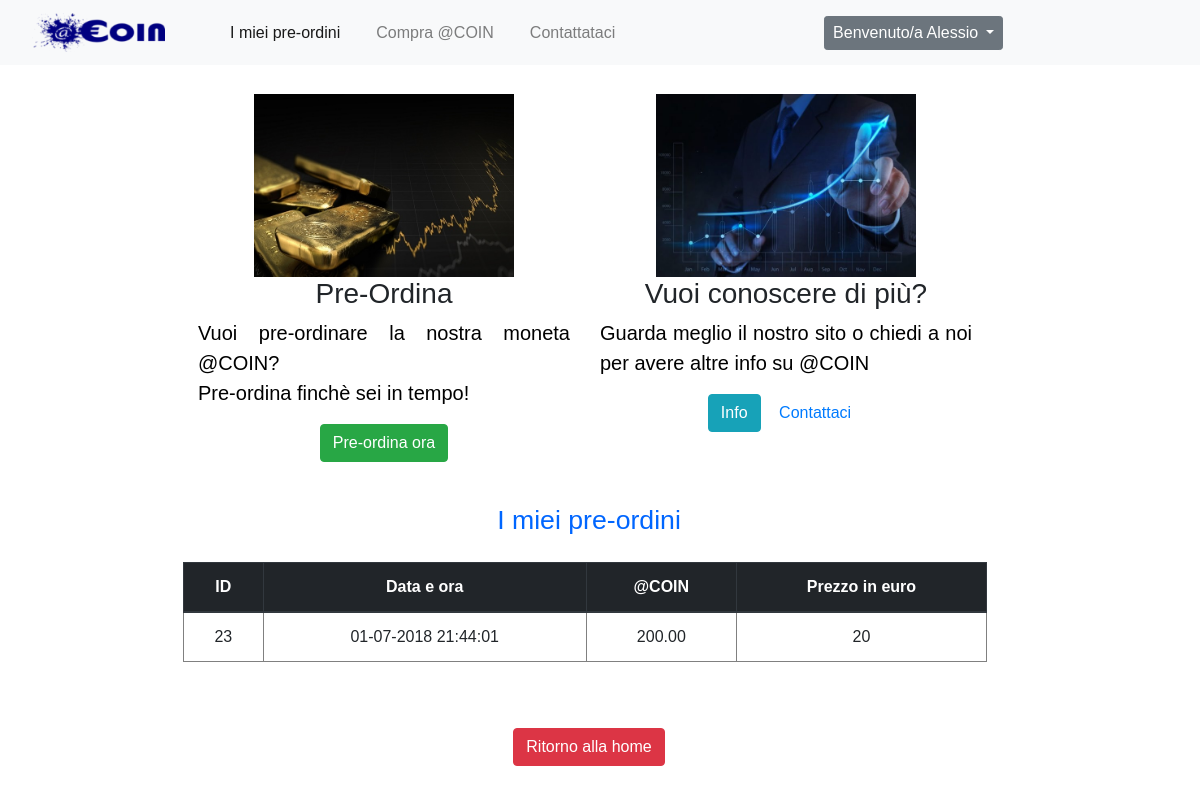
The app's page /php/visualizzazione.php (signed in) with its own data.
### tables this page shows
CREATE TABLE IF NOT EXISTS `Ordini` (
  `ID_ordine` int(11) NOT NULL AUTO_INCREMENT,
  `dataOra` timestamp NOT NULL DEFAULT CURRENT_TIMESTAMP ON UPDATE CURRENT_TIMESTAMP,
  `coin` decimal(10,2) NOT NULL,
  `prezzo_unitario_euro` decimal(10,2) NOT NULL,
  `ID_cliente` int(11) DEFAULT NULL,
  PRIMARY KEY (`ID_ordine`)
);

### php/visualizzazione.php (the view, shortened to what this page needs)
<!doctype html>
<html>
<head>
  <link rel="stylesheet" href="https://maxcdn.bootstrapcdn.com/bootstrap/4.1.0/css/bootstrap.min.css">
  <link href="../css/StyleMenu.css" rel="stylesheet" type="text/css">
</head>
<body style="font-family: Helvetica, Sans-Serif">
  <?php
  $username = $_SESSION['username'];
  ?>
  <div id="menu">
    <nav class="navbar navbar-expand-lg navbar-light bg-light">
      <div class="collapse navbar-collapse" id="navbarTogglerDemo01">
        <a class="navbar-brand" href="../index.html">
          <img class="logoMenu" src="../assets/logoMenu.png" alt="logo" />
        </a>
        <ul class="navbar-nav mr-auto mt-2 mt-lg-0">
          <li class="nav-item active">
            <a class="nav-link" href="#ordini"><span class="medio">I miei pre-ordini</span><span class="sr-only">(current)</span></a>
          </li>
          <li class="nav-item">
            <a class="nav-link" href="./compra.php"><span class="medio">Compra @COIN</span></a>
          </li>
          <li class="nav-item">
            <a class="nav-link" href="../index.html#Contatti"><span class="medio">Contattataci <ion-icon name="paper-plane"></ion-icon></span></a>
          </li>
        </ul>
        <ul class="navbar-nav mr-auto mt-2 mt-lg-0">
          <li class="nav-item a">
            <div class="dropdown">
              <button class="btn btn-secondary btn-sm dropdown-toggle" type="button" id="dropdownMenuButton" data-toggle="dropdown" aria-haspopup="true" aria-expanded="false">
                <ion-icon name="lock"></ion-icon><span class="medio"> Benvenuto/a <?php echo $username ?> </span>
              </button>
            </div>
          </li>
        </ul>
      </div>
    </nav>
  </div>
  <br>
  <div class="center_div">
    <div class="row center">
      <div class="col">
        <div class="thumbnail">
          <img src="../assets/Borsa.jpg" width="70%" height="70%" alt="img1">
          <div class="caption">
            <h3>Pre-Ordina</h3>
            <p>Vuoi pre-ordinare la nostra moneta @COIN?<br> Pre-ordina finchè sei in tempo! <br> </p>
            <p class="center"><a href="./compra.php" class="btn btn-success" role="button">Pre-ordina ora</a></p>
          </div>
        </div>
      </div>
      <br>
      <div class="col center">
        <div class="thumbnail">
          <img src="../assets/investimento.jpeg" width="70%" height="70%" alt="img2">
          <div class="caption">
            <h3>Vuoi conoscere di più?</h3>
            <p>Guarda meglio il nostro sito o chiedi a noi per avere altre info su @COIN</p>
            <p class="center"><a href="../index.html" class="btn btn-info" role="button">Info</a> <a href="../index.html#Contatti" class="btn btn-default" role="button">Contattaci</a></p>
          </div>
        </div>
      </div>
      <br>
      <div style="margin-bottom: 10px;">
        <?php
        require './Connect.php';
        $query = "SELECT * FROM Ordini JOIN Clienti ON Ordini.ID_cliente=Clienti.ID_cliente where username='" . $username . "'";
        $ris = mysqli_query($db, $query) or die("Query fallita 1");
        echo "<a name='ordini'><br><h1 >I miei pre-ordini</h1></a><br>";
        echo "<div>";
        echo "<table class='table' border='1'; width='90%' height='80%' >
					<thead class='thead-dark'>";
        echo " 		<tr>
							<th>ID</th>
							<th>Data e ora</th>
                   			<th>@COIN</th>
							<th>Prezzo in euro</th>
				 		 </tr></thead><tbody>";
        while ($riga = mysqli_fetch_array($ris, MYSQLI_ASSOC)) {
          $prezzo = $riga['coin'] / $riga['prezzo_unitario_euro'];
          echo "<tr>";
          echo "	<td> " . $riga['ID_ordine'] . "</td>";
          echo "	<td> " . date("d-m-Y G:i:s", strtotime($riga['dataOra'])) . "</td>";
          echo "	<td> " . $riga['coin'] . "</td>";
          echo "	<td> " . $prezzo . "</td>
				</tr>";
        }
        echo "</tbody></table><br><br>";
        ?>
        <button onclick="window.location.href='../index.html';" type="button" class="btn btn-danger">Ritorno alla home</button>
      </div>
    </div>
  </div>
</body>
</html>

### css/StyleMenu.css (style rules this page uses)
body { margin: 0; }
.navbar-light .navbar-nav .nav-link { padding-left: 1rem; padding-right: 20px; }
.logoMenu { width: 75%; height: 75%; }
@media screen and (min-width: 601px) { .logoMenu { width: 80%; height: 80%; } }
.medio { font-size: 16px; }
p { color: black; font-family: Helvetica, Sans-Serif; font-size: 25px; text-align: justify; }
@media screen and (min-width: 601px) { p { font-size: 25px; } }
h1 { font-family: Helvetica, Sans-Serif; text-align: center; font-size: 50px; color: #0066ff; }
.center_div { margin: 0 auto; width: 80%; }

### php/visualizzazione.php (style rules this page uses)
table { max-width: 100%; background-color: transparent; }
.center_div { margin: 0 auto; width: 67%; margin-top: 5px; }
.center { text-align: center; }
p { font-size: 20px }
th,td { font-family: Helvetica, Sans-Serif;padding: 10px; }
h1 { font-family: Helvetica, Sans-Serif; font-size:20pt; margin:2px 2px 2px 10px; }
div { width:100%; }
button { font-family: Helvetica, Sans-Serif; font-size:20pt; margin:2px 2px 2px 10px; }

### records on screen
ordini: ID_ordine "23", dataOra "01-07-2018 21:44:01", coin "200.00", prezzo "20"

### other values on screen
$username "Alessio"
